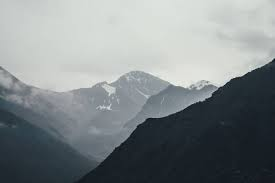
#> input picture notebook/img_jelek.jpeg, 275 x 183 px
$ jupyter execute histogram_equalization.ipynb
#> lines starting #> are read from the running program, lines starting #| are printed output that depends on the picture
[cell 1]
import cv2
import numpy
from matplotlib import pyplot as plt

[cell 2]
# membaca gambar dan mengubahnya menjadi grayscale
img = cv2.imread('img_jelek.jpeg', 0)
#> img: shape (183, 275); min 10, max 243, mean 133.2

[cell 3]
# Membuat histogram dari gambar asli
# Mengkalkulasikan warna dari gambar asli

histr = cv2.calcHist([img], [0], None, [256], [0, 256])
#> histr = 256 values, max 2163 at index 31, min 0 at index 0, mean 196.6

[cell 4]
# save hasil plot ke dalam bentuk file

result = plt.plot(histr)
#> result = 1 item
plt.savefig('before.png')
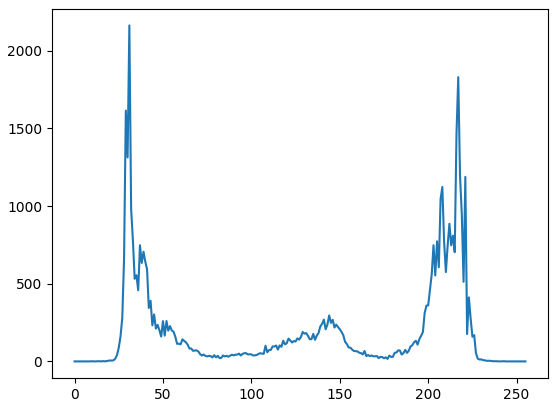
#> figure drawn by matplotlib, 1 panel; curve peaks at x = 31, y = 2163

[cell 5]
print_output = cv2.imread('img_jelek.jpeg')
#> print_output is the input picture: shape (183, 275, 3); mean B, G, R 136.9, 134.8, 128.2
plt.imshow(cv2.cvtColor(print_output, cv2.COLOR_BGR2RGB))
plt.title("Before")
plt.axis('off')

[cell 6]
# plt.gca().clear()

# Ekulisasi histogram dari gambar asli
equ = cv2.equalizeHist(img)
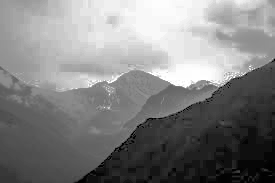
#> equ: shape (183, 275); min 0, max 255, mean 129.4

# Membuat histogram dari gambar yang sudah di ekualisasi

cv2.imwrite('after.png', equ)

histr = cv2.calcHist([equ], [0], None, [256], [0, 256])
#> histr = 256 values, max 2163 at index 32, min 0 at index 4, mean 196.6

# Hasil kalulasi warna dari gambar yang sudah di ekualisasi

plt.plot(histr)

# save hasil plot ke dalam bentuk file

result = plt.plot(histr)

plt.savefig('after.png')
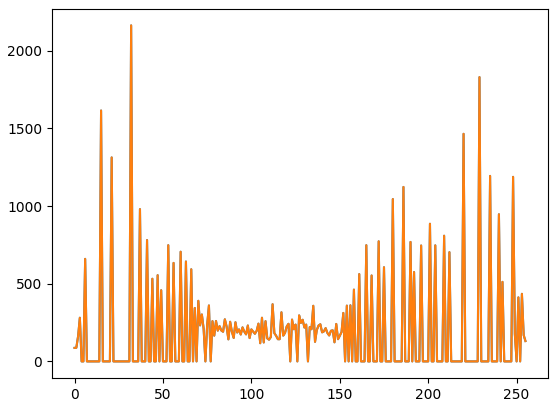
#> figure drawn by matplotlib, 1 panel; curve peaks at x = 32, y = 2163; curve peaks at x = 32, y = 2163

[cell 7]
def grayscale_to_rgb(grayscale_img):
    # Konversi citra grayscale ke citra RGB
    rgb_img = cv2.cvtColor(grayscale_img, cv2.COLOR_GRAY2RGB)
    return rgb_img

[cell 8]
# save gambar yang sudah di ekualisasi ke dalam bentuk file png

cv2.imwrite('After.jpeg', equ)

# Baca gambar grayscale yang sudah di ekualisasi
equ = cv2.imread('After.jpeg', cv2.IMREAD_GRAYSCALE)
#> equ: shape (183, 275); min 0, max 255, mean 129.3

# Ubah gambar ke dalam bentuk mode RGB
equ_rgb = cv2.cvtColor(equ, cv2.COLOR_GRAY2RGB)

# Simpan gambar sebagai file PNG
cv2.imwrite('After.png', equ_rgb)

# Tampilkan gambar yang sudah diubah menjadi RGB
plt.imshow(cv2.cvtColor(equ_rgb, cv2.COLOR_BGR2RGB))
plt.title("After")
plt.axis('off')
plt.show()
